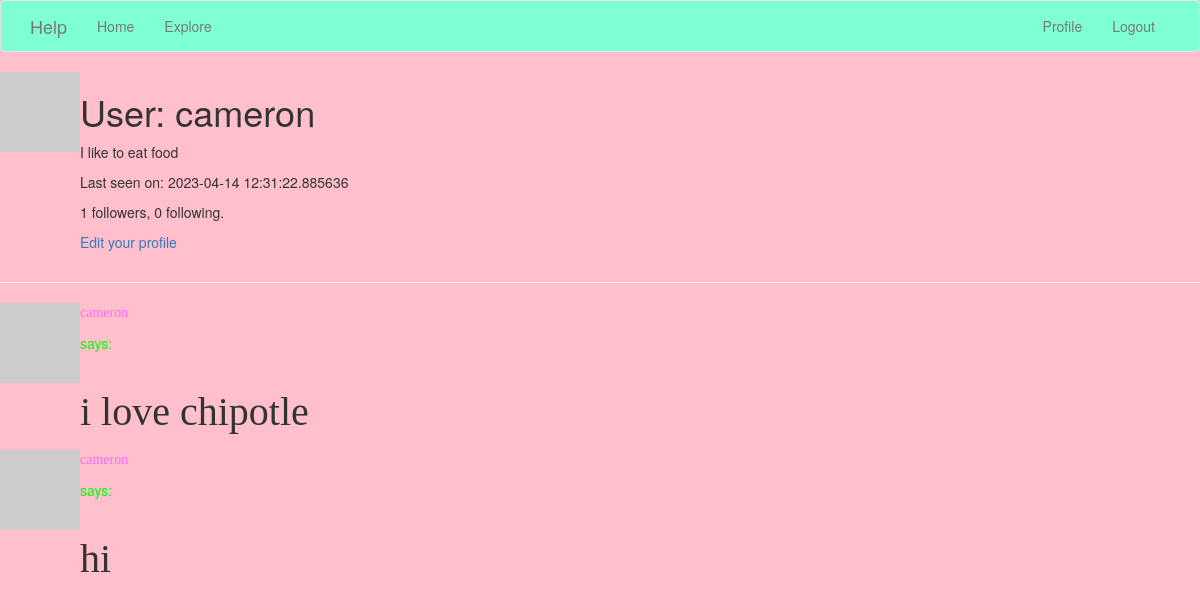
The app's page /user/cameron (signed in), older data.
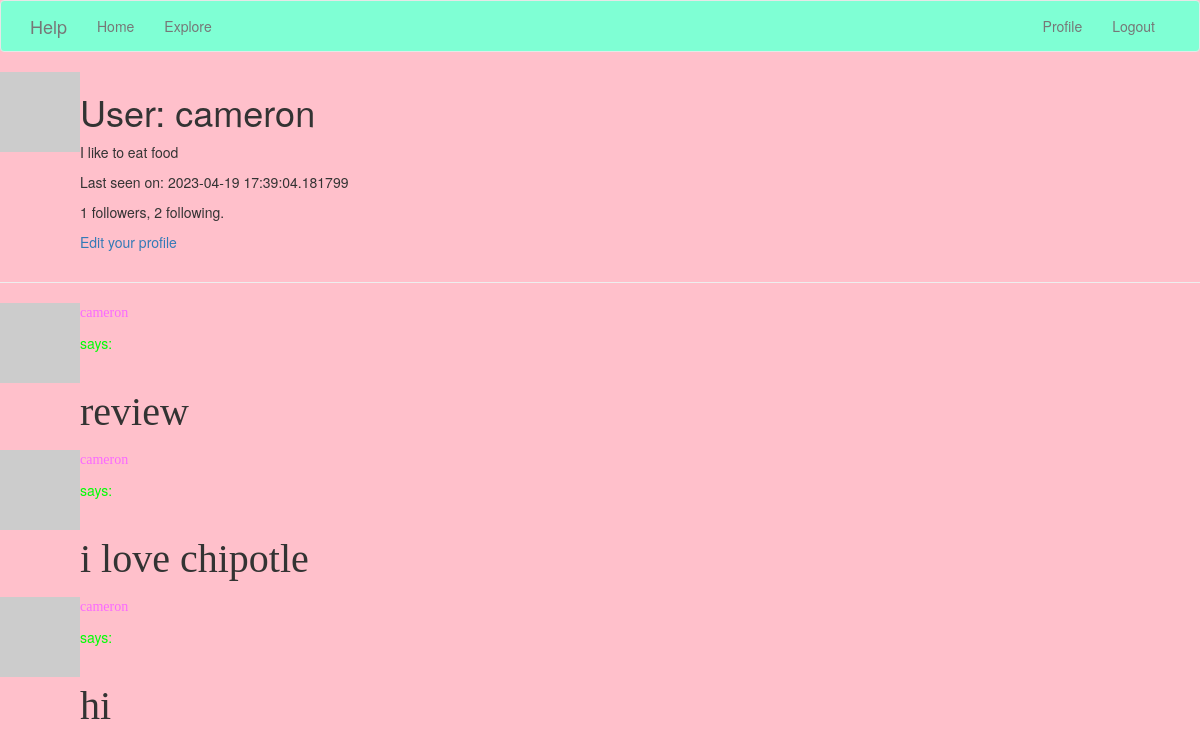
The same page, newer data.
### app/models.py (models this page shows, shortened)
class User(UserMixin, db.Model):
    id = db.Column(db.Integer, primary_key=True)
    username = db.Column(db.String(64), index=True, unique=True)
    email = db.Column(db.String(120), index=True, unique=True)
    password_hash = db.Column(db.String(128))
    posts = db.relationship('Post', backref='author', lazy='dynamic')
    about_me = db.Column(db.String(140))
    last_seen = db.Column(db.DateTime, default=datetime.utcnow)
    followed = db.relationship(
        'User', secondary=followers,
        primaryjoin=(followers.c.follower_id == id),
        secondaryjoin=(followers.c.followed_id == id),
        backref=db.backref('followers', lazy='dynamic'), lazy='dynamic')
    def avatar(self, size):
        digest = md5(self.email.lower().encode('utf-8')).hexdigest()
        return 'https://www.gravatar.com/avatar/729e26a2a2c7ff24a71958d4aa4e5f35'.format(
            digest, size)

class Post(db.Model):
    id = db.Column(db.Integer, primary_key=True)
    body = db.Column(db.String(140))
    timestamp = db.Column(db.DateTime, index=True, default=datetime.utcnow)
    user_id = db.Column(db.Integer, db.ForeignKey('user.id'))

### app/routes.py (the view)
@app.route('/user/<username>')
@login_required
def user(username):
    user = User.query.filter_by(username=username).first_or_404()
    page = request.args.get('page', 1, type=int)
    posts = user.posts.order_by(Post.timestamp.desc()).paginate(
        page=page, per_page=app.config['POSTS_PER_PAGE'], error_out=False)
    next_url = url_for('user', username=user.username, page=posts.next_num) \
        if posts.has_next else None
    prev_url = url_for('user', username=user.username, page=posts.prev_num) \
        if posts.has_prev else None
    form = EmptyForm()
    return render_template('user.html', user=user, posts=posts.items,
                           next_url=next_url, prev_url=prev_url, form=form)

### app/models.py (called while the page is built)
@login.user_loader
def load_user(id):
    return User.query.get(int(id))

### app/routes.py (called while the page is built)
@app.before_request
def before_request():
    if current_user.is_authenticated:
        current_user.last_seen = datetime.utcnow()
        db.session.commit()

### app/templates/user.html (shortened to what this page needs)
{% extends "base.html" %}
{% block content %}
    <table>
        <tr valign="top">
            <td><img src="{{ user.avatar(128) }}"></td>
            <td>
                <h1>User: {{ user.username }}</h1>
                {% if user.about_me %}<p>{{ user.about_me }}</p>{% endif %}
                {% if user.last_seen %}<p>Last seen on: {{ user.last_seen }}</p>{% endif %}
                <p>{{ user.followers.count() }} followers, {{ user.followed.count() }} following.</p>
                {% if user == current_user %}
                <p><a href="{{ url_for('edit_profile') }}">Edit your profile</a></p>
                {% endif %}
            </td>
        </tr>
    </table>
    <hr>
    {% for post in posts %}
        {% include '_post.html' %}
    {% endfor %}
{% endblock %}

### app/templates/base.html (shortened to what this page needs)
{% extends 'bootstrap/base.html' %}
{% block navbar %}
    <nav style="background-color:aquamarine;", class="navbar navbar-default">
        <div class="container">
            <div class="navbar-header">
                <a class="navbar-brand" href="{{ url_for('index') }}">Help</a>
            </div>
            <div class="collapse navbar-collapse" id="bs-example-navbar-collapse-1">
                <ul class="nav navbar-nav">
                    <li><a href="{{ url_for('index') }}">Home</a></li>
                    <li><a href="{{ url_for('explore') }}">Explore</a></li>
                </ul>
                <ul class="nav navbar-nav navbar-right">
                    {% if current_user.is_anonymous %}
                    <li><a href="{{ url_for('login') }}">Login</a></li>
                    {% else %}
                    <li><a href="{{ url_for('user', username=current_user.username) }}">Profile</a></li>
                    <li><a href="{{ url_for('logout') }}">Logout</a></li>
                    {% endif %}
                </ul>
            </div>
        </div>
    </nav>
{% endblock %}

### app/templates/_post.html
    <table>
        <tr valign="top">
            <td><img src="{{ post.author.avatar(36) }}"></td>
            <td>
                <a href="{{ url_for('user', username=post.author.username) }}">
                    <p style="font-family: Impact; color: #FA69FF" >{{ post.author.username }} </p>
                </a>
              <body style="background-color:pink;">
              <p style="color: #00FF04">  says:</p><br><p style="font-family: Brush Script MT; font-size: 40px"> {{ post.body }} </p>
              </body>
            </td>
        </tr>
    </table>

Row changes from the older to the newer data that the page shows:
changed User "cameron": last_seen "2023-04-14 12:31:22.885636" → "2023-04-19 17:39:04.181799"
added Post: author.username "cameron", body "review"
Text that changed along with them:
{{ user.followed.count() }}: "0" → "2"
